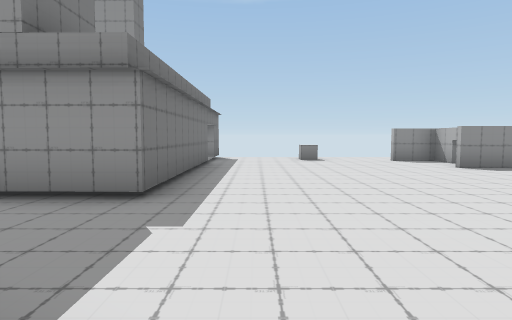
View 1 (above)

24 first-person views from a walk through a Unity game level. The camera is 1.4 m above the floor, tilts 4° down and sees 75° across. The floor is counted in squares, 2 m on a side. Each view is taken from the middle of a square. On the plan, view 1 faces up. The plan holds only what a view shows up to about 10 squares ahead; the rest is blank. The place goes on beyond the plan. The player is left out.

View 2
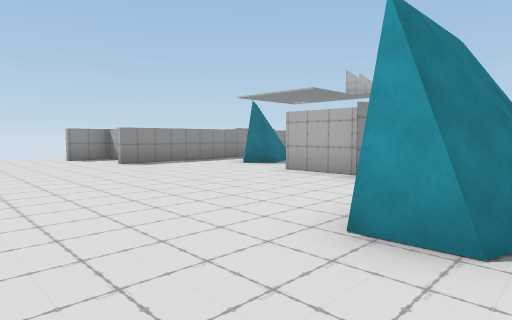

View 3
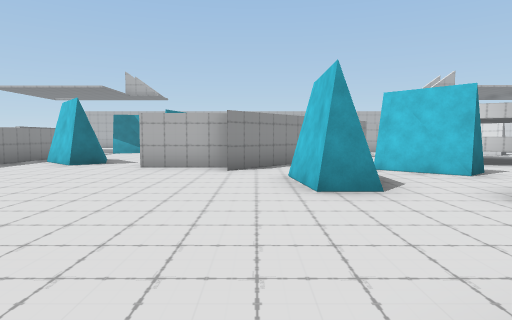

View 4
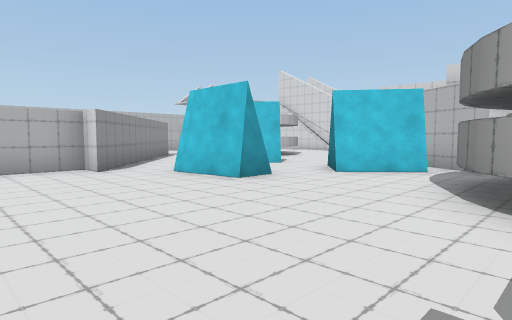

View 5
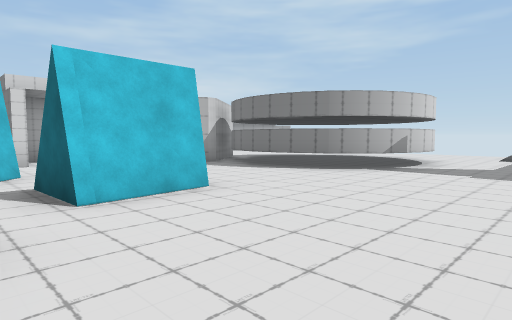

View 6
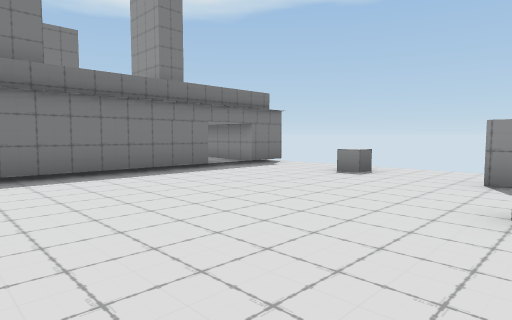

View 7
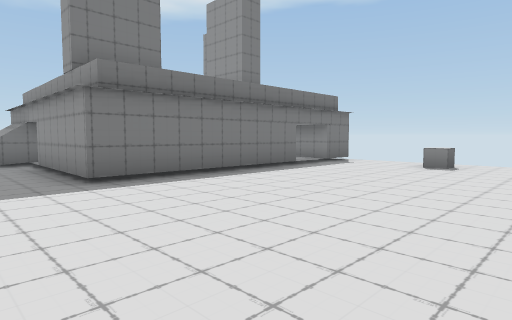

View 8
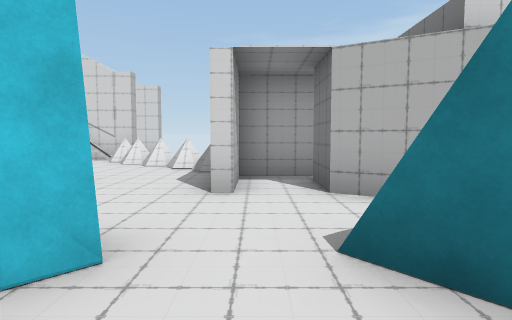

View 9
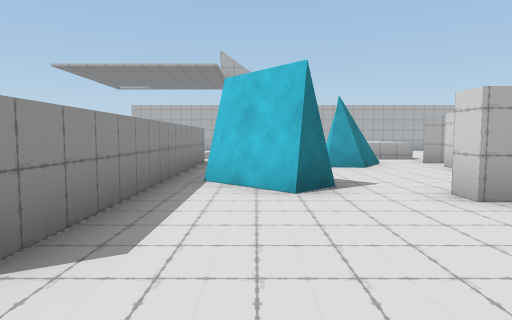

View 10
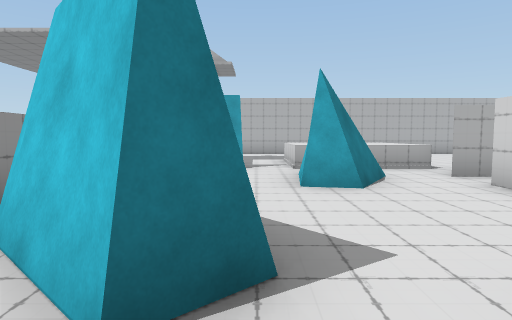

View 11
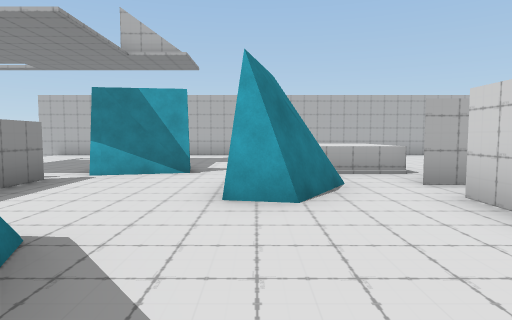

View 12
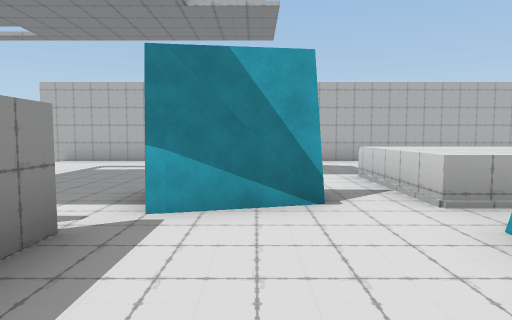

View 13
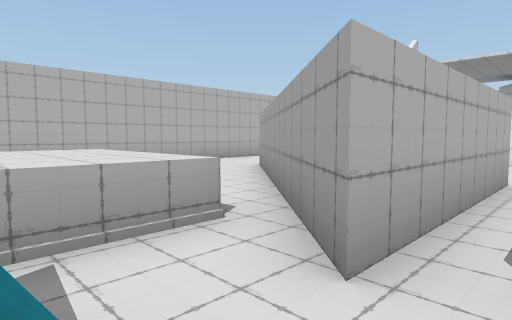

View 14
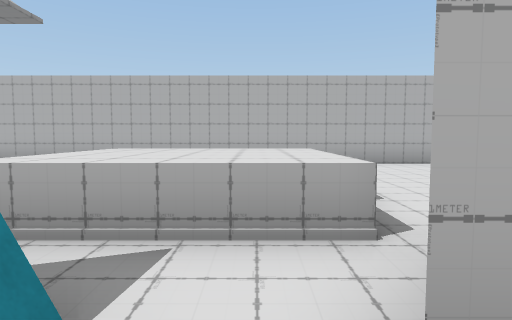

View 15
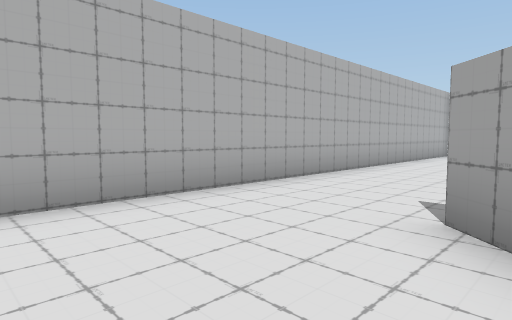

View 16
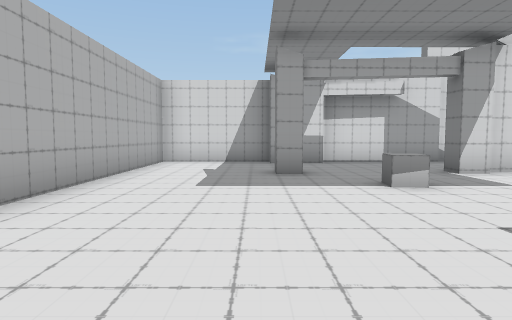

View 17
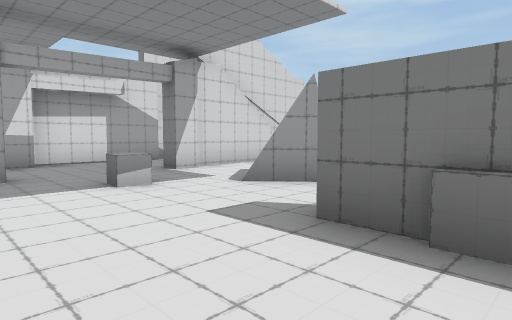

View 18
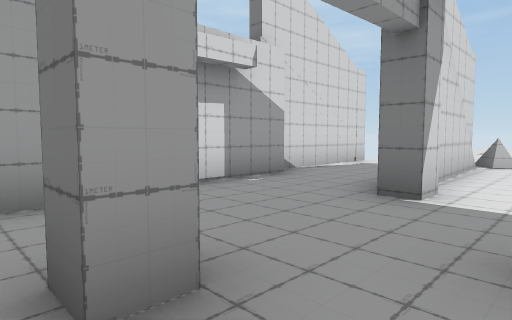

View 19
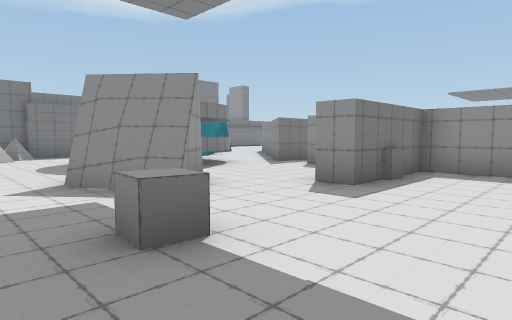

View 20
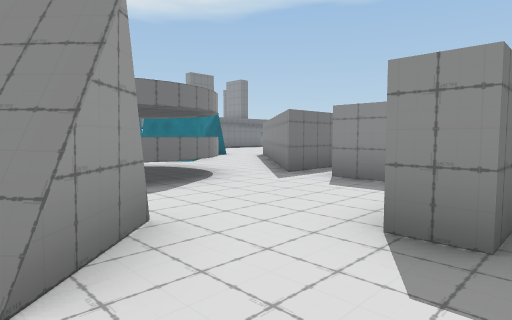

View 21
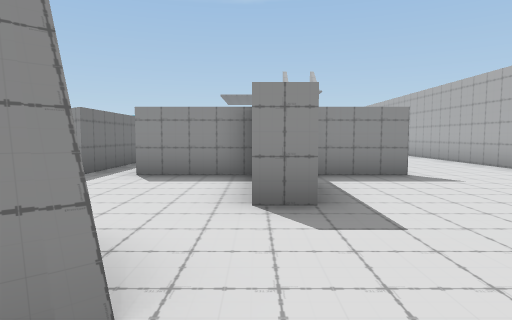

View 22
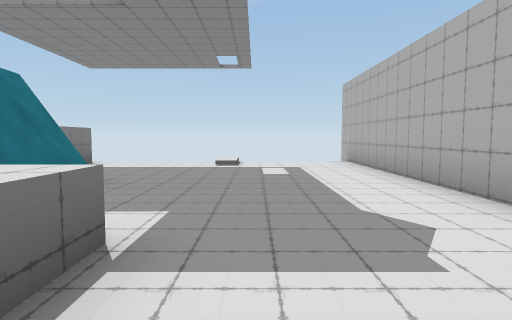

View 23
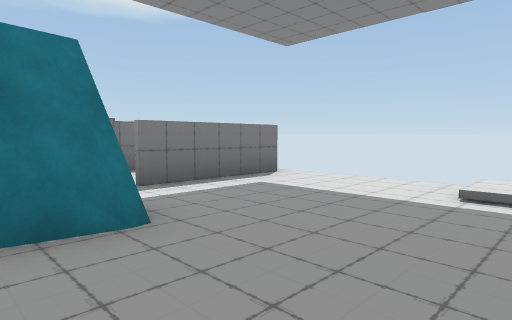

View 24
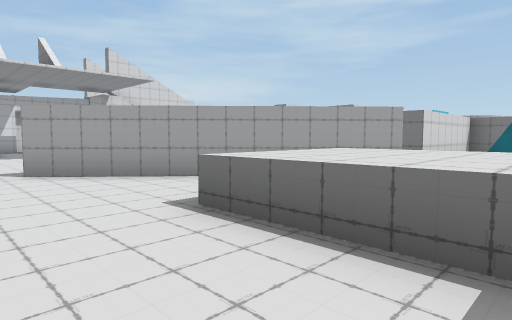

### Floor plan
Key: @ floor where view 1 was taken; # wall or solid block; x gap in a wall; . main floor; : floor 0.25 m higher than the main floor; / step, stairs or slope; ^ raised ledge; G gun; O other object.
Columns run from 7 left of view 1 to 20 right of it. Each row starts with its distance up from view 1.
 12                            #
 11      #......       #.......#
 10      #...^.###     #.......#
  9      :.......#    ##.......#
  8      #.......######........#
  7      #......##.#####x#.....#
  6      #.........##....#.....#
  5      #.........#...........#
  4 ##/###............##.^^^...#
  3  /............#....#.^^^...#
  2  .............#......^^^...#
  1     ##.......#####.#..^....#
  0      ##@...##.####.##......#
 -1       ##....######.###.....#
 -2        #..#..#####.# ##....#
 -3        #.##.##   #x#####...#
 -4        ##......  #...#G....#
 -5          ##...#  #...#.....#
 -6           #.#.   #.........#
 -7           ###..    .#......#
 -8             O......##......#
 -9             OO........^....#
-10               OO...........#
-11                #####...#...#
-12                  ..........#
-13                ........#...#
-14                x############

Positions as (right, up) in squares from view 1, and headings:
1: (0, 0), facing up
2: (1, -1), facing up-right
3: (-1, 1), facing right
4: (-1, 4), facing down-right
5: (6, 4), facing down-left
6: (5, 4), facing up-left
7: (4, 2), facing up-left
8: (4, -1), facing down
9: (3, 6), facing right
10: (6, 5), facing right
11: (7, 4), facing right
12: (10, 6), facing right
13: (11, 3), facing down-right
14: (11, 2), facing right
15: (16, 0), facing down-right
16: (17, -4), facing down
17: (17, -4), facing down-left
18: (17, -9), facing down-left
19: (17, -10), facing up-left
20: (15, -8), facing up-left
21: (14, -9), facing up
22: (17, 2), facing up
23: (17, 6), facing up-left
24: (18, 4), facing down-left
